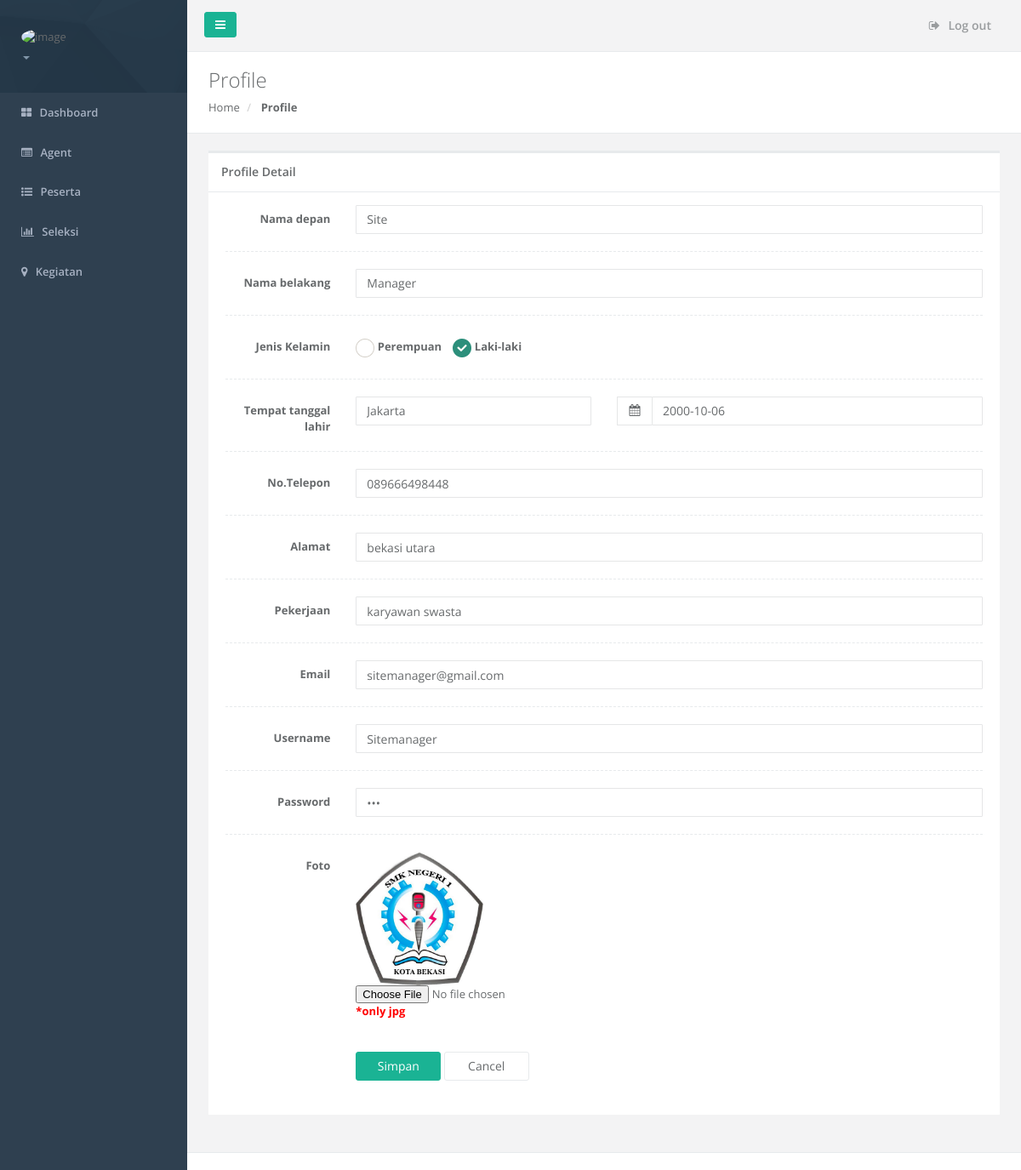
Page /SiteManager/profile.php?iduser=003 on the committed database.
### tables this page shows
CREATE TABLE IF NOT EXISTS `tbl_sitemanager` (
  `kode_manager` varchar(50) NOT NULL,
  `nama_depan` varchar(50) NOT NULL,
  `nama_belakang` varchar(50) DEFAULT NULL,
  `jenis_kelamin` varchar(50) NOT NULL,
  `tempat_lahir` varchar(50) DEFAULT NULL,
  `tgl_lahir` date NOT NULL,
  `pekerjaan` varchar(50) DEFAULT NULL,
  `alamat` varchar(250) NOT NULL,
  `kode_provinsi` varchar(50) DEFAULT NULL,
  `kode_kabupaten` varchar(50) DEFAULT NULL,
  `kode_kecamatan` varchar(50) DEFAULT NULL,
  `telp` varchar(50) DEFAULT NULL,
  `email` varchar(50) DEFAULT NULL,
  `foto` varchar(255) DEFAULT NULL,
  `kode_lokasi` varchar(50) NOT NULL,
  `user_id` varchar(50) DEFAULT NULL,
  PRIMARY KEY (`kode_manager`)
);

CREATE TABLE IF NOT EXISTS `tbl_user` (
  `user_id` varchar(50) NOT NULL,
  `username` varchar(50) NOT NULL,
  `email` varchar(50) NOT NULL,
  `password` varchar(50) NOT NULL,
  `level_user` varchar(50) NOT NULL,
  `kode_admin` varchar(50) NOT NULL,
  `kode_agent` varchar(50) NOT NULL,
  `kode_peserta` varchar(50) NOT NULL,
  `kode_manager` varchar(50) NOT NULL,
  `kode_assessor` varchar(50) NOT NULL,
  PRIMARY KEY (`user_id`)
);

### SiteManager/profile.php (the view, shortened to what this page needs)
<?php
    include('../koneksi.php');
    $id = $_GET['iduser'];
    $kode_lokasi = $_GET['kode'];
    $query = mysqli_query($conn,"SELECT * FROM tbl_sitemanager AS a inner join tbl_user AS b on a.user_id = b.user_id WHERE a.user_id = '$id'");
    $row = mysqli_fetch_array($query);
?>
<!DOCTYPE html>
<html>
<head>
    <link href="../css/plugins/datapicker/datepicker3.css" rel="stylesheet" />
    <link href="../css/bootstrap.min.css" rel="stylesheet" />
    <link href="../font-awesome/css/font-awesome.css" rel="stylesheet" />
    <link href="../css/plugins/iCheck/custom.css" rel="stylesheet" />
    <link href="../css/animate.css" rel="stylesheet" />
    <link href="../css/style.css" rel="stylesheet" />
    <link href="../css/plugins/jasny/jasny-bootstrap.min.css" rel="stylesheet">
    <link href="../css/plugins/awesome-bootstrap-checkbox/awesome-bootstrap-checkbox.css" rel="stylesheet" />
</head>
<body>
    <?php
        include 'b.php';
    ?>
        <div class="row wrapper border-bottom white-bg page-heading">
            <div class="col-lg-10">
                <h2>Profile</h2>
                <ol class="breadcrumb">
                    <li>
                        <a href="dashboard.php?kode=<?php echo $kode_lokasi ?>">Home</a>
                    </li>
                    <li class="active">
                        <strong>Profile</strong>
                    </li>
                </ol>
            </div>
        </div>
        <div class="wrapper wrapper-content animated fadeInRight">
            <div class="row">
                <div class="col-lg-12">
                    <div class="ibox float-e-margins">
                        <div class="ibox-title">
                            <h5>Profile Detail</h5>
                        </div>
                        <div class="ibox-content">
                            <form method="post" class="form-horizontal" enctype="multipart/form-data">
                                <div class="form-group"><label class="col-sm-2 control-label">Nama depan</label>
                                    <div class="col-sm-10"><input type="text" class="form-control" name="nama_depan" value="<?php echo $row['nama_depan'] ?>" /></div>
                                </div>
                                <div class="hr-line-dashed"></div>
                                <div class="form-group"><label class="col-sm-2 control-label">Nama belakang</label>
                                    <div class="col-sm-10"><input type="text" class="form-control" name="nama_belakang" value="<?php echo $row['nama_belakang'] ?>" /></div>
                                </div>
                                <div class="hr-line-dashed"></div>
                                <div class="form-group"><label class="col-sm-2 control-label">Jenis Kelamin</label>
                                    <div class="col-sm-10">
                                        <div class="radio-inline i-checks"><label> <input type="radio" value="perempuan" name="jenis_kelamin" <?php if($row['jenis_kelamin']=='perempuan'){echo "checked";} ?>/> Perempuan </label></div>
                                        <div class="radio-inline i-checks"><label> <input type="radio" value="laki-laki" name="jenis_kelamin" <?php if($row['jenis_kelamin']=='laki-laki'){echo "checked";} ?>/> Laki-laki </label></div>
                                    </div>
                                </div>
                                <div class="hr-line-dashed"></div>
                                <div class="form-group" id="data_1"><label class="col-sm-2 control-label">Tempat tanggal lahir</label>
                                    <div class="col-sm-4"><input type="text" name="tempat_lahir" class="form-control" value="<?php echo $row['tempat_lahir'] ?>" /></div>
                                    <div class="col-sm-6">
                                        <div class="input-group date">
                                            <span class="input-group-addon"><i class="fa fa-calendar"></i></span><input type="text" class="form-control" name="tgl_lahir" value="<?php echo $row['tgl_lahir'] ?>" required/>
                                        </div>
                                    </div>
                                </div>
                                <div class="hr-line-dashed"></div>
                                <div class="form-group"><label class="col-sm-2 control-label">No.Telepon</label>
                                    <div class="col-sm-10"><input name="telp" type="text" class="form-control" data-mask="(999) 999-9999" value="<?php echo $row['telp'] ?>" /></div>
                                </div>
                                <div class="hr-line-dashed"></div>
                                <div class="form-group"><label class="col-sm-2 control-label">Alamat</label>
                                    <div class="col-sm-10"><input type="text" name="alamat" class="form-control" value="<?php echo $row['alamat'] ?>" /></div>
                                </div>
                                <div class="hr-line-dashed"></div>
                                <div class="form-group"><label class="col-sm-2 control-label">Pekerjaan</label>
                                    <div class="col-sm-10"><input type="text" name="pekerjaan" class="form-control" value="<?php echo $row['pekerjaan'] ?>" /></div>
                                </div>
                                <div class="hr-line-dashed"></div>
                                <div class="form-group"><label class="col-sm-2 control-label">Email</label>
                                    <div class="col-sm-10"><input type="email" class="form-control" name="email" value="<?php echo $row['email'] ?>" /></div>
                                </div>
                                <div class="hr-line-dashed"></div>
                                <div class="form-group"><label class="col-sm-2 control-label">Username</label>
                                    <div class="col-sm-10"><input type="text" name="username" class="form-control" value="<?php echo $row['username'] ?>" /></div>
                                </div>
                                <div class="hr-line-dashed"></div>
                                <div class="form-group"><label class="col-sm-2 control-label">Password</label>
                                    <div class="col-sm-10"><input type="password" name="pass" class="form-control" value="<?php echo $row['password'] ?>" /></div>
                                </div>
                                <div class="hr-line-dashed"></div>
                                <div class="form-group"><label class="col-sm-2 control-label">Foto</label>
                                    <div class="col-sm-10">
                                        <?php echo "<img alt='image' width='150px' src='images/".$row['foto']."'>"?>
                                        <input type="file" name="image">
                                        <label style="color:red">*only jpg</label>
                                    </div>
                                </div>
                                <br />
                                <div class="form-group">
                                    <div class="col-sm-2"></div>
                                    <div class="col-sm-10">
                                        <button type="submit" class="btn btn-primary" style="width:100px;" name="simpan">Simpan</button>
                                        <a href="dashboard.php?kode=<?php echo $row['kode_lokasi'] ?>" class="btn btn-white" style="width:100px;">Cancel</a>
                                    </div>
                                </div>
                            </form>
                        </div>
                    </div>
                </div>
            </div>
        </div>
        <div class="footer">
        </div>
        </div>
</body>
</html>

### rows in the picture
tbl_sitemanager: nama_depan "Site", nama_belakang "Manager", tempat_lahir "Jakarta", tgl_lahir "2000-10-06", telp "089666498448", alamat "bekasi utara", pekerjaan "karyawan swasta", email "sitemanager@gmail.com", username "Sitemanager", foto (picture)
